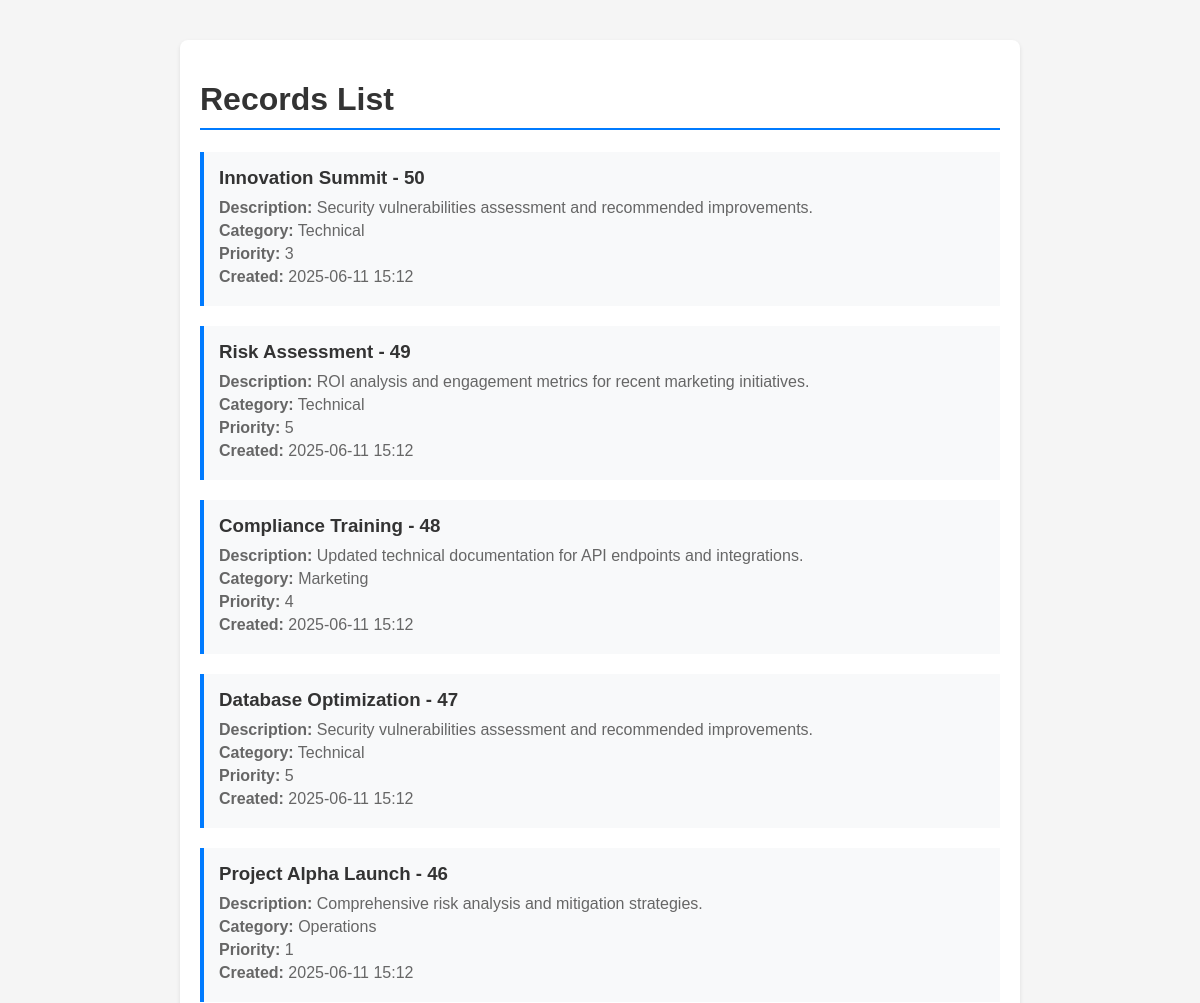
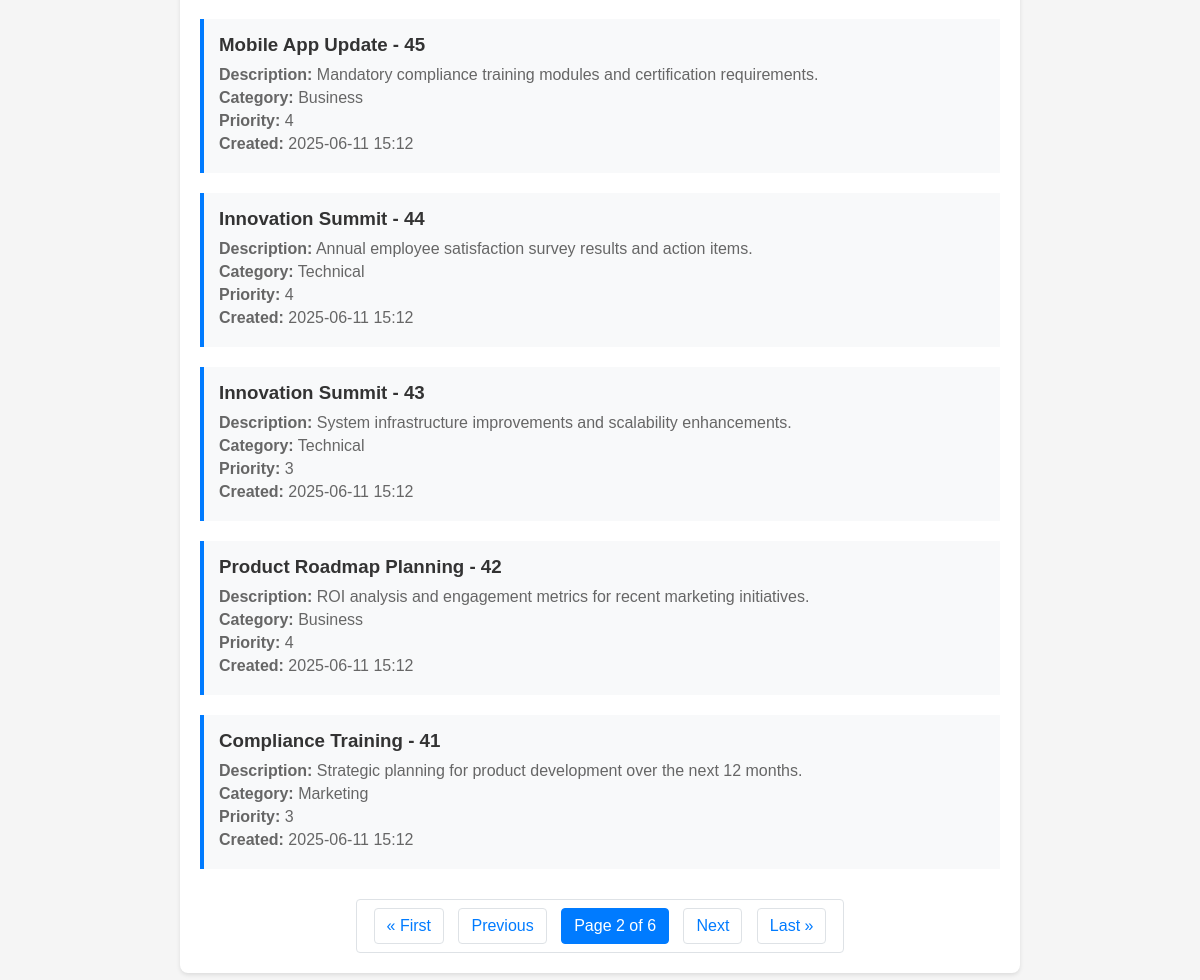
Page /records/?page=2 on the committed database (2 pictures, top to bottom).
### records/models.py (models this page shows, shortened)
class Record(models.Model):
    title = models.CharField(max_length=200)
    description = models.TextField()
    created_at = models.DateTimeField(auto_now_add=True)
    category = models.CharField(max_length=50, default='General')
    priority = models.IntegerField(default=1)
    class Meta:
        ordering = ['-created_at']

### records/views.py (the view)
# urls.py: path('', views.record_list, name='record_list'),
def record_list(request):
    records = Record.objects.all()
    paginator = Paginator(records, 10)  # Show 10 records per page
    page_number = request.GET.get('page')
    page_obj = paginator.get_page(page_number)
    return render(request, 'records/record_list.html', {'page_obj': page_obj})

### records/templates/records/record_list.html (shortened to what this page needs)
<!DOCTYPE html>
<html>
<head>
</head>
<body>
    <div class="container">
        <h1>Records List</h1>
        {% for record in page_obj %}
        <div class="record">
            <h3>{{ record.title }}</h3>
            <p><strong>Description:</strong> {{ record.description }}</p>
            <p><strong>Category:</strong> {{ record.category }}</p>
            <p><strong>Priority:</strong> {{ record.priority }}</p>
            <p><strong>Created:</strong> {{ record.created_at|date:"Y-m-d H:i" }}</p>
        </div>
        {% endfor %}
        <div class="pagination">
            <span class="step-links">
                {% if page_obj.has_previous %}
                    <a href="?page=1">&laquo; First</a>
                    <a href="?page={{ page_obj.previous_page_number }}">Previous</a>
                {% else %}
                    <span class="disabled">&laquo; First</span>
                    <span class="disabled">Previous</span>
                {% endif %}
                <span class="current">
                    Page {{ page_obj.number }} of {{ page_obj.paginator.num_pages }}
                </span>
                {% if page_obj.has_next %}
                    <a href="?page={{ page_obj.next_page_number }}">Next</a>
                    <a href="?page={{ page_obj.paginator.num_pages }}">Last &raquo;</a>
                {% else %}
                    <span class="disabled">Next</span>
                    <span class="disabled">Last &raquo;</span>
                {% endif %}
            </span>
        </div>
    </div>
</body>
</html>

### records/templates/records/record_list.html (style rules this page uses)
body { font-family: Arial, sans-serif; margin: 40px; background-color: #f5f5f5; }
.container { max-width: 800px; margin: 0 auto; background-color: white; padding: 20px; border-radius: 8px; box-shadow: 0 2px 4px rgba(0,0,0,0.1); }
h1 { color: #333; border-bottom: 2px solid #007bff; padding-bottom: 10px; }
.record { margin: 20px 0; padding: 15px; border-left: 4px solid #007bff; background-color: #f8f9fa; }
.record h3 { margin: 0 0 10px 0; color: #333; }
.record p { margin: 5px 0; color: #666; }
.pagination { margin-top: 30px; text-align: center; }
.pagination a, .pagination span { display: inline-block; padding: 8px 12px; margin: 0 5px; text-decoration: none; color: #007bff; border: 1px solid #dee2e6; border-radius: 4px; }
.pagination .current { background-color: #007bff; color: white; border-color: #007bff; }

### rows in the picture
Record: title "Innovation Summit - 50", description "Security vulnerabilities assessment and recommended improvements.", category "Technical", priority "3", created_at "2025-06-11 15:12"
Record: title "Risk Assessment - 49", description "ROI analysis and engagement metrics for recent marketing initiatives.", category "Technical", priority "5", created_at "2025-06-11 15:12"
Record: title "Compliance Training - 48", description "Updated technical documentation for API endpoints and integrations.", category "Marketing", priority "4", created_at "2025-06-11 15:12"
Record: title "Database Optimization - 47", description "Security vulnerabilities assessment and recommended improvements.", category "Technical", priority "5", created_at "2025-06-11 15:12"
Record: title "Project Alpha Launch - 46", description "Comprehensive risk analysis and mitigation strategies.", category "Operations", priority "1", created_at "2025-06-11 15:12"
Record: title "Mobile App Update - 45", description "Mandatory compliance training modules and certification requirements.", category "Business", priority "4", created_at "2025-06-11 15:12"
Record: title "Innovation Summit - 44", description "Annual employee satisfaction survey results and action items.", category "Technical", priority "4", created_at "2025-06-11 15:12"
Record: title "Innovation Summit - 43", description "System infrastructure improvements and scalability enhancements.", category "Technical", priority "3", created_at "2025-06-11 15:12"
Record: title "Product Roadmap Planning - 42", description "ROI analysis and engagement metrics for recent marketing initiatives.", category "Business", priority "4", created_at "2025-06-11 15:12"
Record: title "Compliance Training - 41", description "Strategic planning for product development over the next 12 months.", category "Marketing", priority "3", created_at "2025-06-11 15:12"

### other values in the picture
{{ page_obj.number }} "2"
{{ page_obj.paginator.num_pages }} "6"
